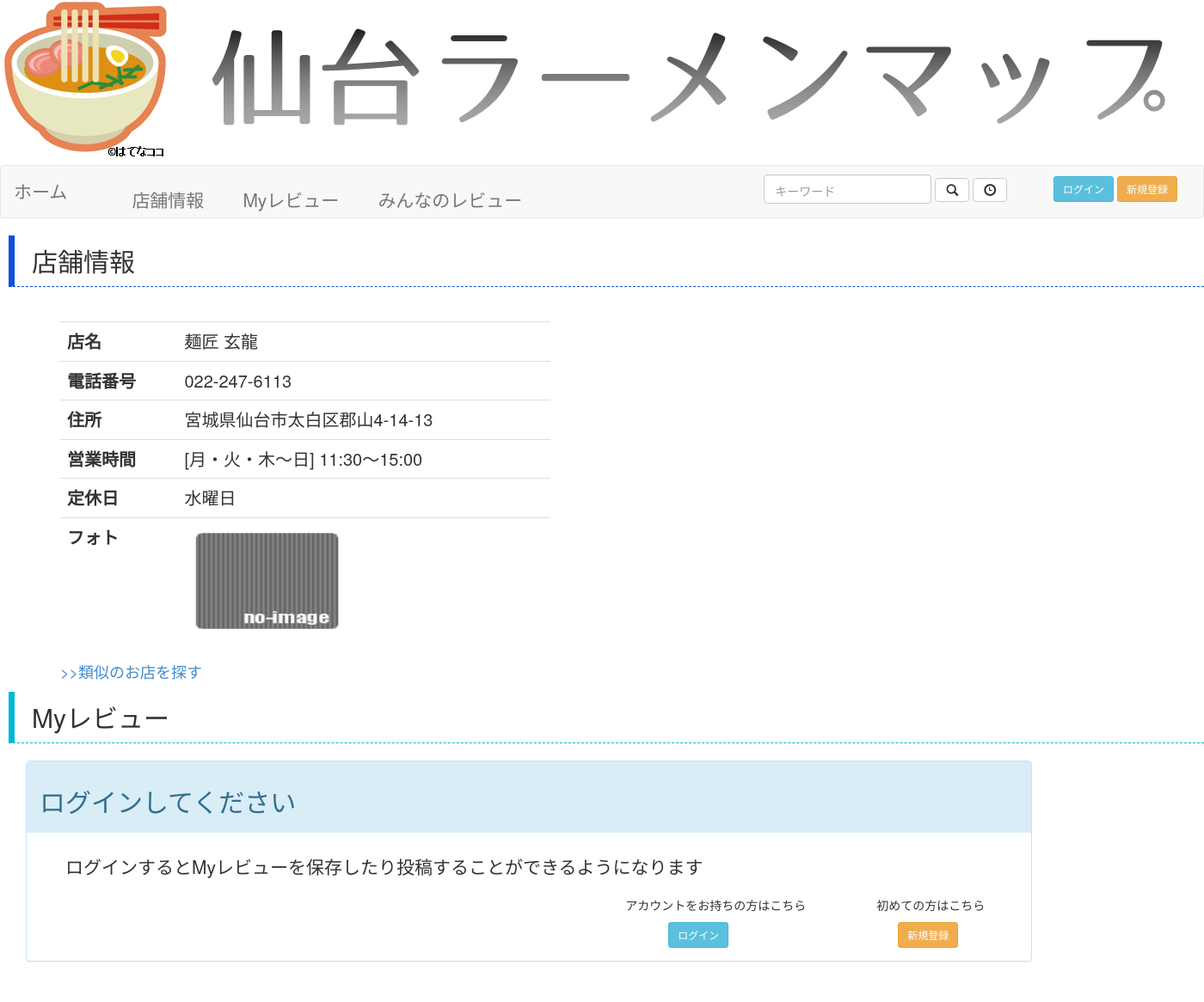
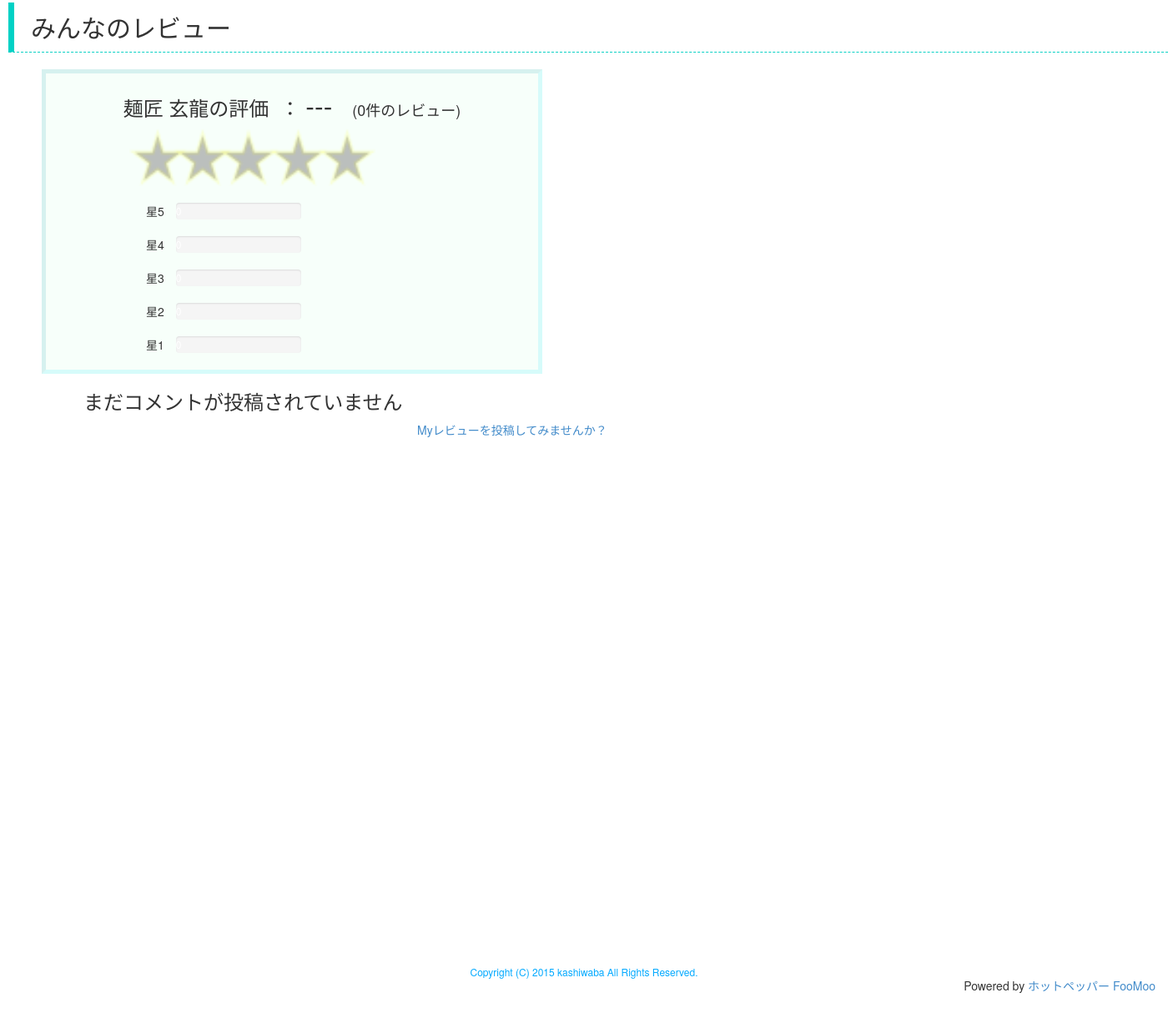
The page /detail/2/ on the database its author committed (2 pictures, top to bottom).
### myapp/models.py (models this page shows, shortened)
class Shop(models.Model):
  name = models.CharField(max_length=100)
  tell = models.CharField(max_length=20)
  address = models.CharField(max_length=100)
  opening = models.CharField(max_length=100)
  closed = models.CharField(max_length=100)
  photo = models.CharField(max_length=100)
  evaluation = models.DecimalField(decimal_places=1,max_digits=2,default=0.0)
  int_eval = models.IntegerField(default=0)
  lat = models.DecimalField(decimal_places=6,max_digits=9)
  lng = models.DecimalField(decimal_places=6,max_digits=9)
  cluster = models.IntegerField(default=0)
  tags = models.CharField(max_length=300,default="")

### myapp/views.py (the view)
# urls.py: url(r'^detail/(?P<shop_id>\d+)/$', 'myapp.views.detail', name='detail'),
def detail(request, shop_id):
  username=request.user.username
  shop = Shop.objects.get(pk=shop_id)
  evaluationInfo = evalInfo.objects.get(shop = shop)
  bbs_list = shop.review_set.order_by('-pub_date')[:5]
  if evaluationInfo.total < 6:
    bbs_flag = False
  else:
    bbs_flag = True
  if evaluationInfo.total>0:
    ratio = [0,0,0,0,0]		#星5から星1の比率
    ratio[0] = evaluationInfo.five*100.0/evaluationInfo.total
    ratio[1] = evaluationInfo.four*100.0/evaluationInfo.total
    ratio[2] = evaluationInfo.three*100.0/evaluationInfo.total
    ratio[3] = evaluationInfo.two*100.0/evaluationInfo.total
    ratio[4] = evaluationInfo.one*100.0/evaluationInfo.total
  else:
    ratio = [0,0,0,0,0]
  try:
    UserInfo = User.objects.get(username=username)
    my_review = UserInfo.myreview_set.filter(shop_id=shop_id)
    num_list = [5,4,3,2,1]
    error_message = ""
    if not my_review:
      my_review = "empty"
    else:
      my_review = my_review[0]
      my_bbs = shop.review_set.filter(name=username)
      if my_bbs:
        my_bbs = my_bbs.last()
        now_time = timezone.now()
        diff = now_time - my_bbs.pub_date
        if diff.days < 1:
          error_message = "最後の投稿から１日経過するまで投稿できません"
    context = {'username':username,'shop':shop,'my_review':my_review,'num_list':num_list,'bbs_list':bbs_list,'bbs_flag':bbs_flag,'eval':evaluationInfo,'ratios':ratio,'error_message':error_message}
  except:
    context = {'username':username,'shop':shop,'bbs_list':bbs_list,'bbs_flag':bbs_flag,'eval':evaluationInfo,'ratios':ratio}
  return render(request, 'myapp/detail.html', context)

### myapp/templates/myapp/detail.html (shortened to what this page needs)
<!DOCTYPE html>
<html lang="ja">
<head>
    {% load staticfiles %}
    <link href="{% static 'myapp/css/bootstrap.min.css' %}" rel="stylesheet">
</head>
<body>
    <img class="center-block" src="{% static 'myapp/title1.png' %}" />
    <nav class="navbar navbar-default" role="navigation">
        <div class="container-fluid">
            <div class="navbar-header">
                <a class="navbar-brand" href="{% url 'index' %}"><strong  class="lead">ホーム</strong></a>
            </div>
            <div id="collapse-id">
                <p><a class="navbar-brand" href="#info"><strong  class="lead" style="margin-left:60px;">店舗情報</strong></a></p>
                <p><a class="navbar-brand" href="#myReview"><strong  class="lead" style="margin-left:30px;">Myレビュー</strong></a></p>
                <p><a class="navbar-brand" href="#bbs"><strong  class="lead" style="margin-left:30px;">みんなのレビュー</strong></a></p>
                <form class="navbar-form text-right" action="{% url 'result' %}" method='post'>
		    {% if not username %}
                    <div class="form-group">
                        <input type="text" class="form-control mystyle_t" name="keyword" placeholder="キーワード">
                        <button type="submit" name="ButtonType" value = "search" class="btn btn-default glyphicon glyphicon-search"></button>
                        <button type="submit" name="ButtonType" value = "open" title="現在営業中のお店を検索" class="btn btn-default glyphicon glyphicon-time"></button>
                        <button type="button" class="btn btn-info btn-sm mystyle_l" onclick="location.href='{% url 'loginpage' %}'">ログイン</button>
                        <button type="button" class="btn btn-warning btn-sm" onclick="location.href='{% url 'make' %}'">新規登録</button>
                    </div>
                    {% endif %}
                </form>
            </div>
        </div>
    </nav>
    <div id="info">
        <h2 class="border blue bottomline-dashed leftline7" style="margin-left:10px;">店舗情報</h2>
    </div>
    <div class="float">
        <div id="gmap" style="width: 750px; height: 400px; margin-right: 80px;"></div>
    </div>
    <div class="container float2" style="width:500px; margin-left:40px; margin-top:20px;">
        <div class="container">
            <table class="table sample"style="font-size:20px;">
                <tr>
                    <th>店名</th>
                    <td>{{ shop.name }}</td>
                </tr>
                <tr>
                    <th>電話番号</th>
                    <td>{{ shop.tell }}</td>
                </tr>
                <tr>
                    <th>住所</th>
                    <td>{{ shop.address }}</td>
                </tr>
                <tr>
                    <th>営業時間</th>
                    <td>{{ shop.opening }}</td>
                </tr>
                <tr>
                    <th>定休日</th>
                    <td>{{ shop.closed }}</td>
                </tr>
                <tr>
                    <th>フォト</th>
                    {% ifequal shop.photo "NoImage.png" %}
                    <td><img src="/static/myapp/{{ shop.photo }}" width="193" height="130"></td>
                    {% else %}
                    <td><img src="{{ shop.photo }}" width="193" height="130"><p style="font-size:10px;">写真提供：ホットペッパー FooMoo</p></td>
                    {% endifequal %}
                </tr>
            </table>
            <p><span style="font-size: 18px;"><a href="{% url 'similarity' shop.id %}">>>類似のお店を探す</a></span></p>
        </div>
    </div>
    <div id="myReview" style="clear:both">
        <h2 class="border blue2 bottomline-dashed leftline7" style="margin-left:10px;">Myレビュー</h2>
    </div>
    {% if not my_review %}
    <div class="container panel-group" style="margin-left:30px;margin-bottom:0px;">
        <div class="row panel panel-info">
            <div class="panel-heading">
                <h2>ログインしてください</h2>
            </div>
            <div class="panel-body">
                <p class="lead" style="margin-left:30px;margin-top:10px;">ログインするとMyレビューを保存したり投稿することができるようになります</p>
                <div class="row">
                    <div class="col-md-7"></div>
                    <div class="col-md-3">
                        <p>アカウントをお持ちの方はこちら</p>
                        <button type="button" class="btn btn-info btn-sm mystyle_l" onclick="location.href='{% url 'loginpage' %}'">ログイン</button>
                    </div>
                    <div class="col-md-2">
                        <p>初めての方はこちら</p>
                        <button type="button" class="btn btn-warning btn-sm" style="margin-left:25px;" onclick="location.href='{% url 'make' %}'">新規登録</button>
                    </div>
                </div>
            </div>
        </div>
    </div>
   {% endif %}
    <div id="bbs" style="clear: both">
        <h2 class="border blue3 bottomline-dashed leftline7" style="margin-left: 10px;margin-top:50px;">みんなのレビュー</h2>
    </div>
  {% if bbs_list %}
    <div style="margin-left:50px; margin-bottom:20px; width:600px; border:rgba(0, 232, 255, 0.13) inset 5px; background-color:rgba(0, 255, 99, 0.03)">
        <div>
            <h3 class="text-center">{{ shop.name }}の評価&nbsp; ：&nbsp;<span style="font-size: 32px;">{{ eval.evaluation }}</span>　<span style="font-size: 18px;">({{ eval.total }}件のレビュー)</span></h3>
            <img src="/static/myapp/star{{ eval.int_eval }}.png" style="width: 50%; height: 50%; margin-left: 100px; margin-bottom: 20px;" />
        </div>
    {% for ratio in ratios %}
        <p class="float2" style="margin-left: 120px; margin-right: 0px;">星{{ forloop.revcounter }}</p>
        <div class="progress" style="width: 250px; margin-left: 30px;">
            {% ifequal  forloop.revcounter 5%}
            <div class="progress-bar  progress-bar-warning" style="width: {{ ratio }}%">{{ eval.five }}</div>
            {% endifequal %}
            {% ifequal  forloop.revcounter 4%}
            <div class="progress-bar  progress-bar-warning" style="width: {{ ratio }}%">{{ eval.four }}</div>
            {% endifequal %}
            {% ifequal  forloop.revcounter 3%}
            <div class="progress-bar  progress-bar-warning" style="width: {{ ratio }}%">{{ eval.three }}</div>
            {% endifequal %}
            {% ifequal  forloop.revcounter 2%}
            <div class="progress-bar  progress-bar-warning" style="width: {{ ratio }}%">{{ eval.two }}</div>
            {% endifequal %}
            {% ifequal  forloop.revcounter 1%}
            <div class="progress-bar  progress-bar-warning" style="width: {{ ratio }}%">{{ eval.one }}</div>
            {% endifequal %}
        </div>
    {% endfor %}
    </div>
   {% for bbs in bbs_list %}
    {% ifequal bbs.name username %}
    <div class="container panel-group" style="margin-left:30px;margin-bottom:25px;margin-top:20px;">
        <div class="row panel panel-success">
            <div class="panel-heading">
                <h2>{{ bbs.title }}</h2>
            </div>
            <div class="panel-body">
                <h2 class="panel-title" style="border-bottom: solid 5px #767676;border-width: 1px;">
					<b style="font-size:20px;margin-left:10px;">評価　：　</b><img src="/static/myapp/star{{ bbs.evaluation }}.png" style="margin-bottom:5px;" />
                </h2>
                <p class="lead" style="margin-left:30px;margin-top:10px;">{{ bbs.comment }}</p>
            </div>
            <div class="row">
                <button class="btn btn-info text-right col-md-1 button_width btn-xs" data-toggle="modal" data-target="#modal{{ bbs.id }}" style="margin-left: 60px; margin-bottom: 20px; margin-top: 10px; font-size: 20px;">
                    <span style="color: white">編集</span>
                </button>
                <form action="{% url 'delete' shop.id %}" method='post'>
                    <input type="hidden" name="id" value={{ bbs.id }}>
                    <input type="submit" class="btn btn-danger btn-xs col-md-1 button_width" style="font-size: 20px; margin-left: 10px; margin-bottom: 20px; margin-top: 10px;" value="削除">
                </form>
                <p class="text-right col-md-9" style="font-size: 16px; margin-left:80px;margin-right:0px;">
                    投稿者：{{ bbs.name }}　　<br />
                    投稿日時：{{ bbs.pub_date }}
                </p>
            </div>
        </div>
    </div>
    <div class="modal" id="modal{{ bbs.id }}" tabindex="-1">
        <div class="modal-dialog">
            <div class="modal-content">
                <div class="modal-header">
                    <button type="button" class="close" data-dismiss="modal">
                        <span aria-hidden="true">&times;</span>
                    </button>
                    <h4 class="modal-title" id="H1">
                        投稿したMyレビュー
                    </h4>
                </div>
                <form action="{% url 'edit' shop.id %}" method='post'>
                    <div class="modal-body">
                        <div class="form-inline">
                            <label>評価</label>
                            <select name="eval" class="eval_width" style="margin-bottom: 20px; margin-left:20px;">
                                {% for num in num_list %}
                                  {% ifequal bbs.evaluation num %}
                                     <option selected value={{ num }}>{{ num }}</option>
                                  {% else %}
                                     <option value={{ num }}>{{ num }}</option>
                                  {% endifequal %}
                                {% endfor %}
                            </select>
                        </div>
                        <label>タイトル</label><br />
                        <textarea cols="65" name="title" rows="1" style="height:25px;">{{ bbs.title }}</textarea>
                        <br />
                        <label>コメント</label><br />
                        <textarea cols="65" id="id_content" name="comment" rows="10">{{ bbs.comment }}</textarea>
                        <input type="hidden" name="id" value={{ bbs.id }}>
                    </div>
                    <div class="modal-footer">
                        <button type="button" class="btn btn-default" data-dismiss="modal">閉じる</button>
                        <input type="submit" class="btn btn-primary btn-default" value="保存">
                    </div>
                </form>
            </div>
        </div>
    </div>
    {% else %}
    <div class="container panel-group" style="margin-left:30px;margin-bottom:25px;">
        <div class="row panel panel-success">
            <div class="panel-heading">
                <h2>{{ bbs.title }}</h2>
            </div>
            <div class="panel-body">
                <h2 class="panel-title" style="border-bottom: solid 5px #767676;border-width: 1px;">
					<b style="font-size:20px;margin-left:10px;">評価　：　</b><img src="/static/myapp/star{{ bbs.evaluation }}.png" style="margin-bottom:5px;" />
                </h2>
                <p class="lead" style="margin-left:30px;margin-top:10px;">{{ bbs.comment }}</p>
            </div>
            <p class="text-right" style="font-size:16px;">
                投稿者：{{ bbs.name }}　　<br />
                投稿日時：{{ bbs.pub_date }}
            </p>
        </div>
    </div>
    {% endifequal %}
      {% if bbs_flag %}
      {% ifequal forloop.counter 5 %}
        <h2 class="text-center" style="margin-right:300px;"><a href="{% url 'detail_more' shop.id %}">&lt;&lt;もっと見る&gt;&gt;</a></h2>
      {% endifequal %}
      {% endif %}
   {% endfor %}
    <footer class="container-fluid">
        <small style="color:#00a9ff;margin-right:20px;">Copyright (C) 2015 kashiwaba All Rights Reserved.</small>
        <p class="text-right">Powered by <a href="http://www.hotpepper.jp/">ホットペッパー FooMoo</a></p>
    </footer>
  {% else %}
    <div style="margin-left:50px; margin-bottom:20px; width:600px; border:rgba(0, 232, 255, 0.13) inset 5px; background-color:rgba(0, 255, 99, 0.03)">
        <div>
            <h3 class="text-center">{{ shop.name }}の評価&nbsp; ：&nbsp;<span style="font-size: 32px;">---</span>　<span style="font-size: 18px;">(0件のレビュー)</span></h3>
            <img src="/static/myapp/star0.png" style="width: 50%; height: 50%; margin-left: 100px; margin-bottom: 20px;" />
        </div>
        <p class="float2" style="margin-left: 120px; margin-right: 0px;">星5</p>
        <div class="progress" style="width: 150px; margin-left: 30px;">
        </div>
        <p class="float2" style="margin-left: 120px; margin-right: 0px;">星4</p>
        <div class="progress" style="width: 150px; margin-left: 30px;">
        </div>
        <p class="float2" style="margin-left: 120px; margin-right: 0px;">星3</p>
        <div class="progress" style="width: 150px; margin-left: 30px;">
        </div>
        <p class="float2" style="margin-left: 120px; margin-right: 0px;">星2</p>
        <div class="progress" style="width: 150px; margin-left: 30px;">
        </div>
        <p class="float2" style="margin-left: 120px; margin-right: 0px;">星1</p>
        <div class="progress" style="width: 150px; margin-left: 30px;">
        </div>
    </div>
    <h3 style="margin-left:100px;">まだコメントが投稿されていません</h3>
    <p style="margin-left:500px;margin-bottom:600px;"><a href="#myReview">Myレビューを投稿してみませんか？</a></p>
    <h1>
    <footer class="container-fluid">
        <small style="color:#00a9ff;font-size:12px;">Copyright (C) 2015 kashiwaba All Rights Reserved.</small>
        <p class="text-right" style="font-size:14px;">Powered by <a href="http://www.hotpepper.jp/">ホットペッパー FooMoo</a></p>
    </footer>
  {% endif %}
</body>
</html>

### myapp/templates/myapp/detail.html (style rules this page uses)
.mystyle_t { padding-top: 10px; }
.mystyle_l { padding-left: 10px; margin-left: 50px; }
.border { color: #333333; margin: 0 0 20px; padding: 13px 20px; background-color: #ffffff; }
.blue { color: #333333; background-color: #ffffff; border-color: #0d50db; }
.blue2 { color: #333333; background-color: #ffffff; border-color: #00b6d7; }
.blue3 { color: #333333; background-color: #ffffff; border-color: #00d1c5; }
.bottomline-dashed { border-bottom-width: 1px; border-bottom-style: dashed; }
.leftline7 { border-left-width: 7px; border-left-style: solid; }
table.sample { width: 50%; }
.float { float:right; padding-left:1em; }
.float2 { float:left; padding-right:1em; }
footer { text-align: center; padding: 10px; }

### rows shown on the page
Shop: name "麺匠 玄龍", tell "022-247-6113", address "宮城県仙台市太白区郡山4-14-13", opening "[月・火・木～日] 11:30～15:00", closed "水曜日", photo (placeholder picture)
